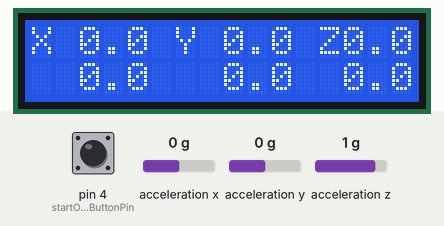
Recording of a sketch running on a simulated Arduino Uno, built with avr-gcc and run on an emulated ATmega328P. On the bench: 16×2 character LCD. Wiring (inferred from the names in the program): ADXL345 accelerometer at I2C address 0x53. Inputs (shaded band) come from the test bench; at power-on: acceleration y 0 g, acceleration z 1 g, acceleration x 0 g, pin 4 (startOverButtonPin) LOW.

Above: at 1.2 s.
1.3 s: acceleration y set to 1.4 g
At 2.1 s:
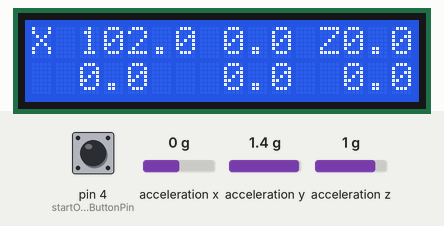
2.8 s: acceleration z set to 1.4 g
At 3.4 s:
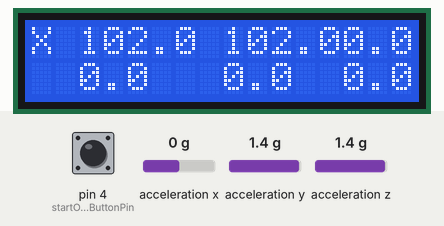
4.3 s: acceleration x set to -1.4 g
At 5.5 s:
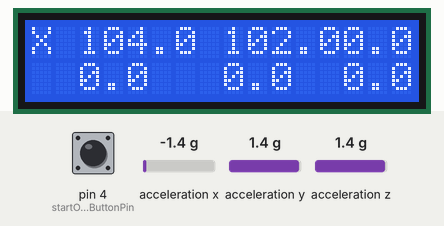
5.8 s: acceleration y set to -1.4 g
At 6.9 s:
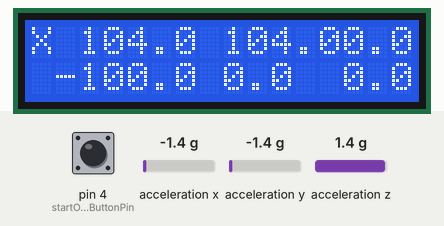
7.3 s: pin 4 (startOverButtonPin) pulled HIGH for 0.15 s
At 8.0 s:
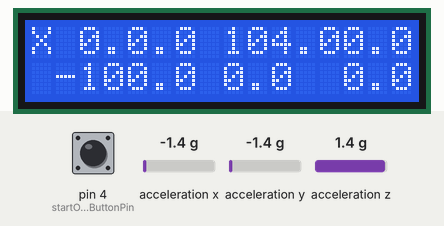
Timing chart, 0 to 9.9 s (numbered marks = the images above; inputs shaded):
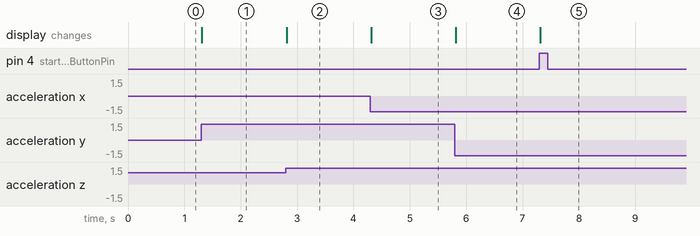

The sketch:

G-Meter.ino
```cpp
/*
 *
 * Uses a 16x2 LCD display to display readings off a ADXL345 Accelerometer.
 * Displays max +/- g's on the three axis.
 *
 * A push button is used to reset the max's.
 *
 * The circuit:
 *   LCD:
 *    LCD RS pin to digital pin 7
 *    LCD Enable pin to digital pin 8
 *    LCD D4 pin to digital pin 9
 *    LCD D5 pin to digital pin 10
 *    LCD D6 pin to digital pin 11
 *    LCD D7 pin to digital pin 12
 *    LCD R/W pin to ground
 *    LCD VSS pin to ground
 *    LCD VCC pin to 5V
 *    10K pot resistor:
 *       ends to +5V and ground
 *       wiper to LCD VO pin (pin 3)
 *
 *  ADXL345:
 *     5V  -> 5V
 *     GND -> GND
 *     SCL -> A5
 *     SCA -> A4
 *
 *  Button
 *     5v -> One side
 *     Gnd -> 10k reistor -> other side -> pin 4
 *
 */

// include the library code:
#include <LiquidCrystal.h>

// For I2C to the Accellerometer
#include <Wire.h>

// initialize the library with the numbers of the interface pins
LiquidCrystal lcd(7, 8, 9, 10, 11, 12);

// Button
const int startOverButtonPin = 4;


// Accellerometer (ADXL345) Registers -- See data sheet at
// http://www.analog.com/media/en/technical-documentation/data-sheets/ADXL345.pdf
#define ADXL345_Register_Power_Control 0x2D
#define ADXL345_Register_Data_Format 0x31
#define ADXL345_Register_X0 0x32
#define ADXL345_Register_X1 0x33
#define ADXL345_Register_Y0 0x34
#define ADXL345_Register_Y1 0x35
#define ADXL345_Register_Z0 0x36
#define ADXL345_Register_Z1 0x37

// Bits sent to ADXL_Register_Power_Control
#define ADXL345_PowerControl_Wakeup0     1
#define ADXL345_PowerControl_Wakeup1     2
#define ADXL345_PowerControl_Sleep       4
#define ADXL345_PowerControl_Measure     8
#define ADXL345_PowerControl_AutoSleep1  16
#define ADXL345_PowerControl_AutoSleep2  32
#define ADXL345_PowerControl_Link        64

// Bits sent to ADXL345_Register_Data_Format
#define ADXL_345_Data_Format_2G         B00000000
#define ADXL_345_Data_Format_4G         B00000001
#define ADXL_345_Data_Format_8G         B00000010
#define ADXL_345_Data_Format_16G        B00000011
// bit 1&2 are the 2G/4G/8G bits.
// bit 4 is the full-res but, want 0 always, so 10bit output
// bit 5 is unused and should be 0,
#define ADXL_345_Data_Format_Mask       B11100100

int ADX_Address = 0x53;  //I2C address of ADXL345
int reading = 0;
int val = 0;
int X0, X1, X_out;
int Y0, Y1, Y_out;
int Z1, Z0, Z_out;
double Xg, Yg, Zg;

#define ADXL345_READ_ERROR 1
bool error = false;
byte error_code = 0;

void writeToI2C(byte _device, byte _address, byte _val) {
  Wire.beginTransmission(_device);
  Wire.write(_address);
  Wire.write(_val);
  Wire.endTransmission();
}

void readFromI2C(byte device, byte address, int num, byte buff[]) {
  Wire.beginTransmission(device);
  Wire.write(address);
  Wire.endTransmission();

  Wire.beginTransmission(device);
  Wire.requestFrom(ADX_Address, num);  // Request num Bytes

  int i = 0;
  while(Wire.available())
  {
    buff[i] = Wire.read();       // Receive Byte
    i++;
  }
  if(i != num){
    error = true;
    error_code = ADXL345_READ_ERROR;
  }
  Wire.endTransmission();
}


// Ask for two IC2 registers, and combine them in to a word.  Sets error to true
// if there was a read error.
int wordFromRegisters(int reg0, int reg1) {
  // Ask for two registers to be returned
  Wire.beginTransmission(ADX_Address);
  Wire.write(reg0);
  Wire.write(reg1);
  Wire.endTransmission();

  // Try to read the two bytes returned
  Wire.requestFrom(ADX_Address, 2);
  if (Wire.available() >= 2) {
    int value0 = Wire.read();
    int value1 = Wire.read();
    return value0 + (value1 << 8);
  }

  // Weird, asked for two bytes and didn't get them
  error = true;
  error_code = ADXL345_READ_ERROR;
  return 0;
}


// I keep these to one digit before and after decimal, so everything
// lines up always with calls to print(value).
double maxX = 0.0;
double minX = 1.0;
double maxY = 0.0;
double minY = 1.0;
double maxZ = 0.0;
double minZ = 1.0;

// Reset the min/max values for the G readings
int resetMinMax() {
  maxX = 0.0;
  minX = 1.0;
  maxY = 0.0;
  minY = 1.0;
  maxZ = 0.0;
  minZ = 1.0;
}


void setup() {
  byte oldVal;
  byte newVal;

  // Reset the min/max values to initial defaults.
  resetMinMax();

  // TODO: Remove
  Serial.begin(9600);//Set the baud rate of serial monitor as 9600bps

  // set up the LCD's number of columns and rows:
  lcd.begin(16, 2);

  // Put the fixed x/y/z labels on the display
  lcd.setCursor(0,0);
  lcd.print("X");
  lcd.setCursor(6,0);
  lcd.print("Y");
  lcd.setCursor(12,0);
  lcd.print("Z");

  // Push button
  pinMode(startOverButtonPin, INPUT);

  // Start IC2
  Wire.begin();

  // Tell it I want +/- 4G's instead of default 2
  // First get current data format
  readFromI2C(ADX_Address, ADXL345_Register_Data_Format, 1, &oldVal);
  newVal = ADXL_345_Data_Format_4G | (oldVal & ADXL_345_Data_Format_Mask);
  writeToI2C(ADX_Address, ADXL345_Register_Data_Format, ADXL_345_Data_Format_4G);

  // TODO: Want to increase data rate -- default is 10hz, can go up to 3200hz

  // Tell the Accelerometer to start measuring
  writeToI2C(ADX_Address, ADXL345_Register_Power_Control, ADXL345_PowerControl_Measure);
}


void loop() {
  // Start over button pushed?
  int buttonState = digitalRead(startOverButtonPin);
  if (buttonState == HIGH) {
    resetMinMax();
  }

  // TODO: Data sheet recommends reading all at once, sample app read each x/y/z in three independent reads
  // Ask the ADXL for X/Y/Z data:
  int x = wordFromRegisters(ADXL345_Register_X0, ADXL345_Register_X1);
  int y = wordFromRegisters(ADXL345_Register_Y0, ADXL345_Register_Y1);
  int z = wordFromRegisters(ADXL345_Register_Z0, ADXL345_Register_Z1);

  // Convert to G's
  // << 1 x2 cuz I'm in 4g mode instead of 2g mode.  I get 10 bits of data off the device.
  // To represent 4, need 3 bits, so 2 bits from the MSB + 1 bit from the LSB
  double Xg = (x << 1) / 256.00; //Convert the output result into the acceleration g, accurate to 2 decimal points.
  double Yg = (y << 1) / 256.00;
  double Zg = (z << 1) / 256.00;


  // Remember min/max for each axis
  if (Xg > maxX) maxX = Xg;
  if (Xg < minX) minX = Xg;
  if (Yg > maxY) maxY = Yg;
  if (Yg < minY) minY = Yg;
  if (Zg > maxZ) maxZ = Zg;
  if (Zg < minZ) minZ = Zg;

  // Display min/max for each axis.  Want:
  //       0123456789012345
  //   0   X 1.2 Y 1.2 Z1.2
  //   1    -1.2  -1.2 -1.2

  // Don't print initial value
  if (maxX >= 0) {
    lcd.setCursor(2, 0);
    lcd.print(maxX, 1);  // Should be two decimla places, like -1.2
  }
  if (maxY >= 0) {
    lcd.setCursor(8, 0);
    lcd.print(maxY, 1);
  }
  if (maxZ >= 0) {
    lcd.setCursor(13, 0);
    lcd.print(maxZ, 1);
  }
  if (minX <= 0) {
    lcd.setCursor(1, 1);
    if (minX == 0) lcd.print(" "); // No sign
    lcd.print(minX, 1);
  }
  if (minY <= 0) {
    lcd.setCursor(7, 1);
    if (minY == 0) lcd.print(" "); // No sign
    lcd.print(minY, 1);
  }
  if (minZ <= 0) {
    lcd.setCursor(12,1);
    if (minZ == 0) lcd.print(" "); // No sign
    lcd.print(minZ, 1);
  }
}
```

Measured:
- after the input at 1.3 s, the display: changes at once (image 1)
- after the input at 2.8 s, the display: changes at once (image 2)
- after the input at 4.3 s, the display: changes at once (image 3)
- after the input at 5.8 s, the display: changes at once (image 4)
- after the input at 7.3 s, the display: changes at once (image 5)
